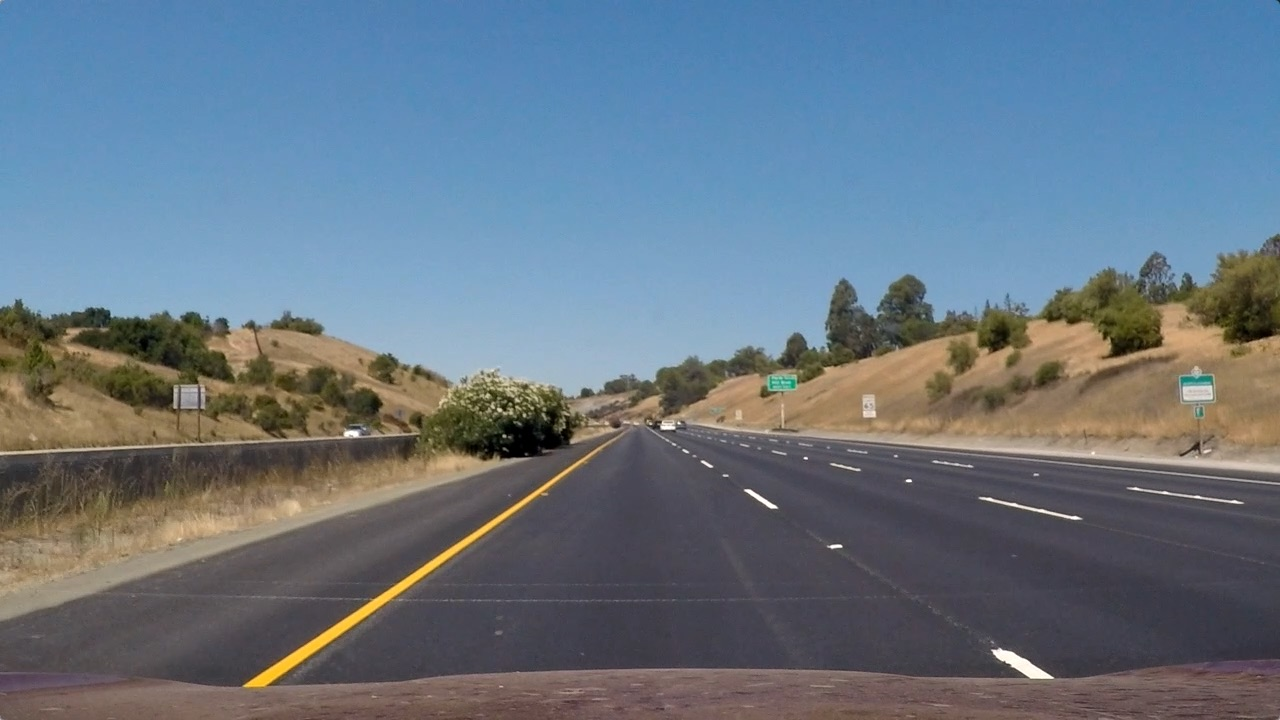
#> input picture test_images/straight_lines1.jpg, 1280 x 720 px
$ python image_transform.py
#> lines starting #> are read from the running program, lines starting #| are printed output that depends on the picture; after the words box and inside, x2 and y2 are one past the last pixel; in counts of white or black regions, pixels touching at a corner belong together
### toolbox/multiple_image_out.py
import cv2
import numpy as np

import logging

def create_blank(height, width, rgb_color=(0, 0, 0)):
    """Create new image(numpy array) filled with certain color in RGB"""
    # Create black blank image
    image = np.zeros((height, width, 3), np.uint8)

    # Since OpenCV uses BGR, convert the color first
    color = tuple(reversed(rgb_color))
    # Fill image with color
    image[:] = color

    return image

def add_image_at_position(base_img, add_img, position_percentage=(0,1,0,1)):
    # If Image On_Color_Image Convert to 3 Channels
    add_img_shape = len(add_img.shape)
    #print(add_img_shape)
    #ToDo: Find Correct criteria for grayscale Image
    if add_img_shape != 3:
        add_img = cv2.cvtColor(add_img, cv2.COLOR_GRAY2BGR)

    base_img_shape = base_img.shape
    position_px = (int(position_percentage[0]*base_img_shape[0]),
                   int(position_percentage[1]*base_img_shape[0]),
                   int(position_percentage[2]*base_img_shape[1]),
                   int(position_percentage[3]*base_img_shape[1]))
    new_img_shape = ((position_px[3]-position_px[2]), (position_px[1]-position_px[0]))
    new_img = cv2.resize(add_img, new_img_shape)
    base_img[position_px[0]:position_px[1], position_px[2]:position_px[3]] = new_img

    return base_img

def two_images(img1, img2):
    img_shape = img1.shape
    new_image = create_blank(img_shape[0], img_shape[1] * 2)

    new_image = add_image_at_position(new_image, img1, (0, 1, 0, .5))
    new_image = add_image_at_position(new_image, img2, (0, 1, .5, 1))

    return new_image

# [33 lines left out: function image_cluster, not called in this run]

# [15 lines that do not run on import are left out]

### perspective_transform/image_transform.py
import numpy as np
import cv2
import matplotlib.pyplot as plt

import identify_lanelines.line_class as line_class

import glob
import pickle

import toolbox.multiple_plots_out as mpo
import toolbox.multiple_image_out as mio

def perform_initial_sourcepoints():
    # src = np.float32(
    #         [[602, 444],
    #          [220, 705],
    #          [1083, 705],
    #          [678, 444]])
    src = np.float32(
        [[600, 444],
         [210, 705],
         [1070, 705],
         [680, 444]])


    dst = np.float32(
            [[540, 0],
             [540, 720],
             [740, 720],
             [740, 0]])

    return (src, dst)

# [83 lines left out: functions calc_cross_parallel_point, calc_correct_transform, calc_new_sourcepoints, not called in this run]


def warper(img, src, dst, direction='forward'):

    # Compute and apply perpective transform
    img_size = (img.shape[1], img.shape[0])
    if direction == 'forward':
        M = cv2.getPerspectiveTransform(src, dst)
        warped = cv2.warpPerspective(img, M, img_size, flags=cv2.INTER_NEAREST)  # keep same size as input image
    elif direction == 'backward':
        Minv = cv2.getPerspectiveTransform(dst, src)
        warped = cv2.warpPerspective(img, Minv, img_size, flags=cv2.INTER_NEAREST)  # keep same size as input image

    return warped


if __name__ == "__main__":

    # Read in an image and grayscale it
    image = cv2.imread('../test_images/straight_lines1.jpg')
#> image is the input picture: shape (720, 1280, 3); mean B, G, R 131.2, 117.7, 103.2
    # image = cv2.cvtColor(image, cv2.COLOR_BGR2RGB)

    src, dst = perform_initial_sourcepoints()
    warped_image = warper(image, src, dst)
#> in warper, `warped = cv2.warpPerspective(img, M, img_size, flags=cv2.INTER_NEAREST)`:
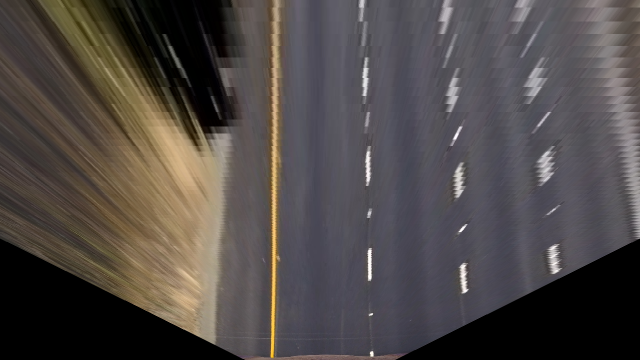
#> warped: shape (720, 1280, 3) (shown at 1/2 size); mean B, G, R 71.3, 73.2, 79.1

    for i in range(len(src)):
        cv2.line(image, tuple(src[i-1]), tuple(src[i]), (255, 0, 0), 5)
        cv2.line(warped_image, tuple(dst[i - 1]), tuple(dst[i]), (255, 0, 0), 5)
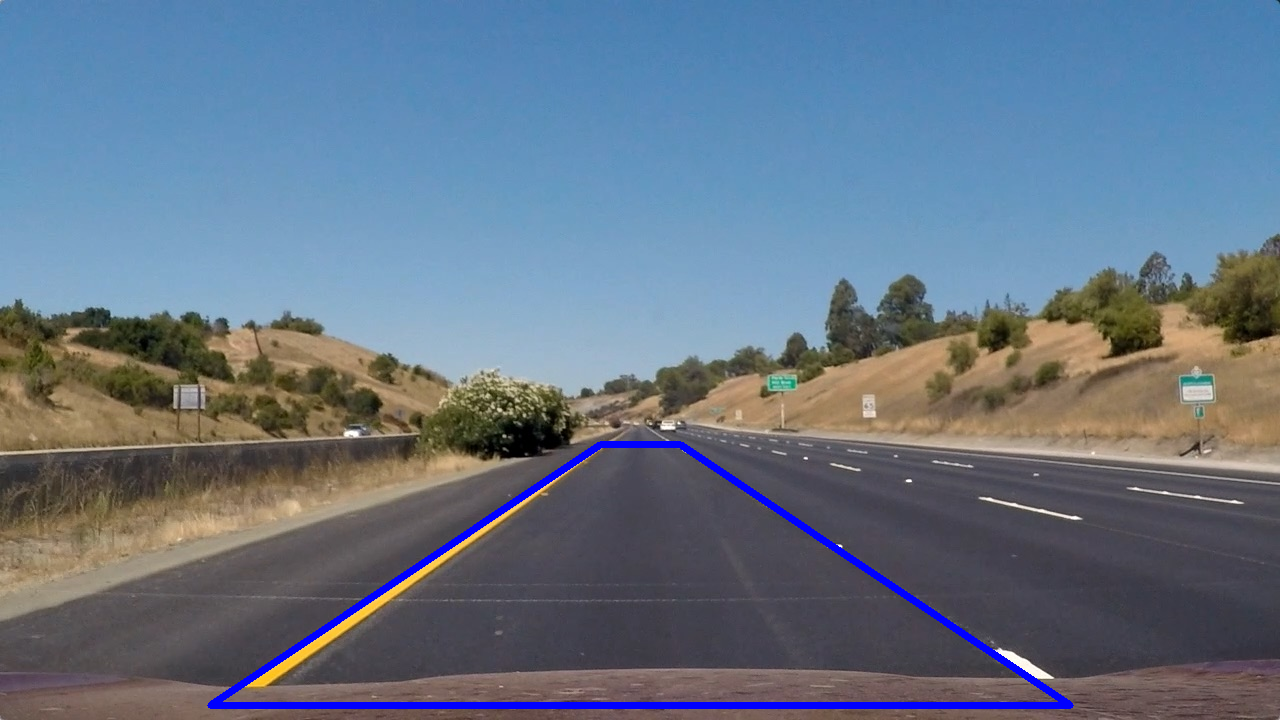
#> image: shape (720, 1280, 3); 1.44% of pixels changed, all inside (x1, y1, x2, y2) = (207, 441, 1074, 709)
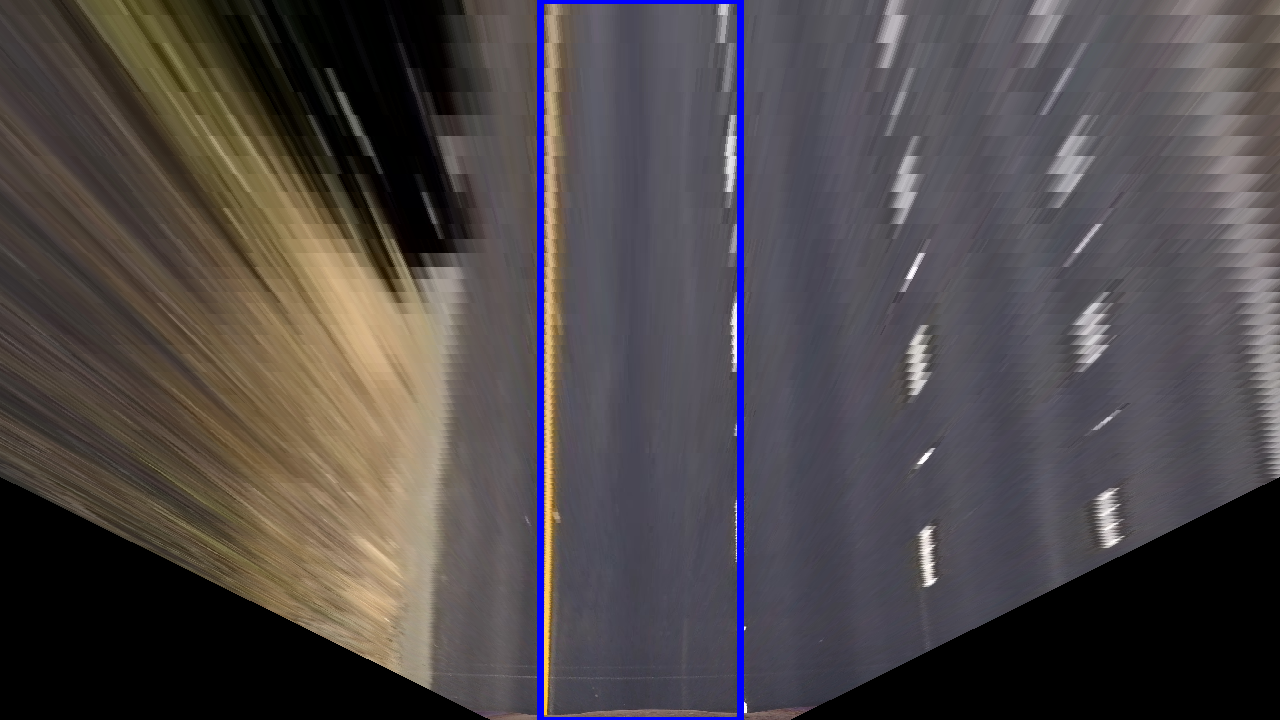
#> warped_image: shape (720, 1280, 3); 1.24% of pixels changed, all inside (x1, y1, x2, y2) = (537, 0, 744, 720)

    result = mio.two_images(image, warped_image)
#> in add_image_at_position, `base_img[position_px[0]:position_px[1], position_px[2]:position_px[3]]..`:
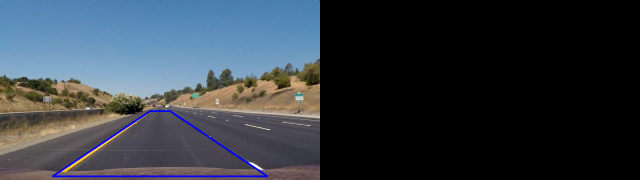
#> base_img: shape (720, 2560, 3) (shown at 1/4 size); mean B, G, R 66.8, 58.2, 50.8
#> call 2 of add_image_at_position, with position_percentage = (0, 1, 0.5, 1)
#> in add_image_at_position (call 2), `base_img[position_px[0]:position_px[1], position_px[2]:position_px[3]]..`:
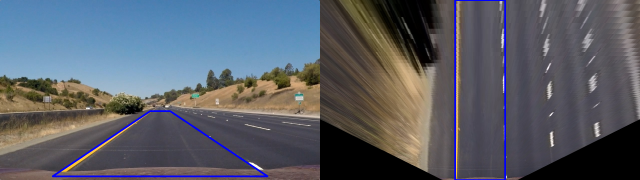
#> base_img: shape (720, 2560, 3) (shown at 1/4 size); mean B, G, R 103.5, 94.2, 89.7

    cv2.putText(result, "Original", (100, 100), cv2.FONT_HERSHEY_SIMPLEX, 3, (0, 0, 255), 5)
    cv2.putText(result, "Transformed", (image.shape[1] + 100, 100), cv2.FONT_HERSHEY_SIMPLEX, 3, (0, 0, 255), 5)

    result = cv2.resize(result, None, fx=.5, fy=.5, interpolation=cv2.INTER_CUBIC)
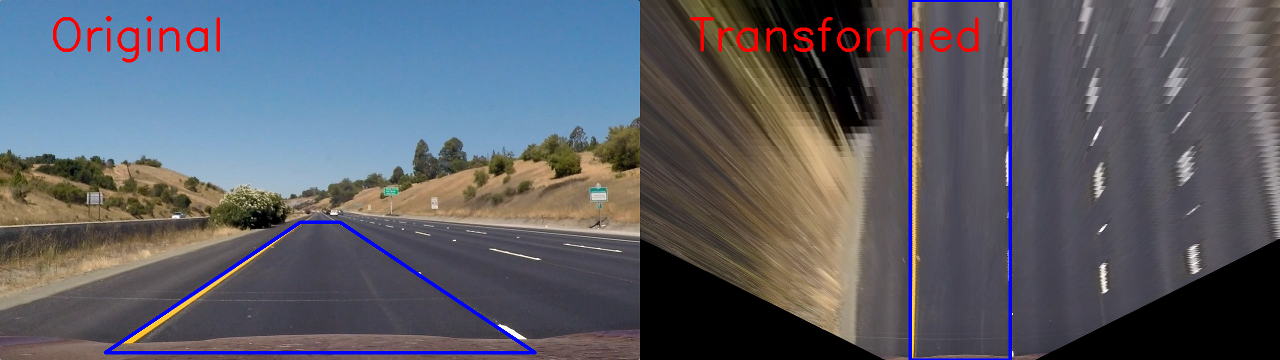
#> result: shape (360, 1280, 3); mean B, G, R 102.6, 93.5, 91.2
    cv2.imwrite('../output_images/transformed_image.jpg', result)
    #mpo.plot_cluster([image, warped_image], img_text=['Original Image', 'Warped Image'])

$ run again, with test_images/test1.jpg copied over test_images/straight_lines1.jpg
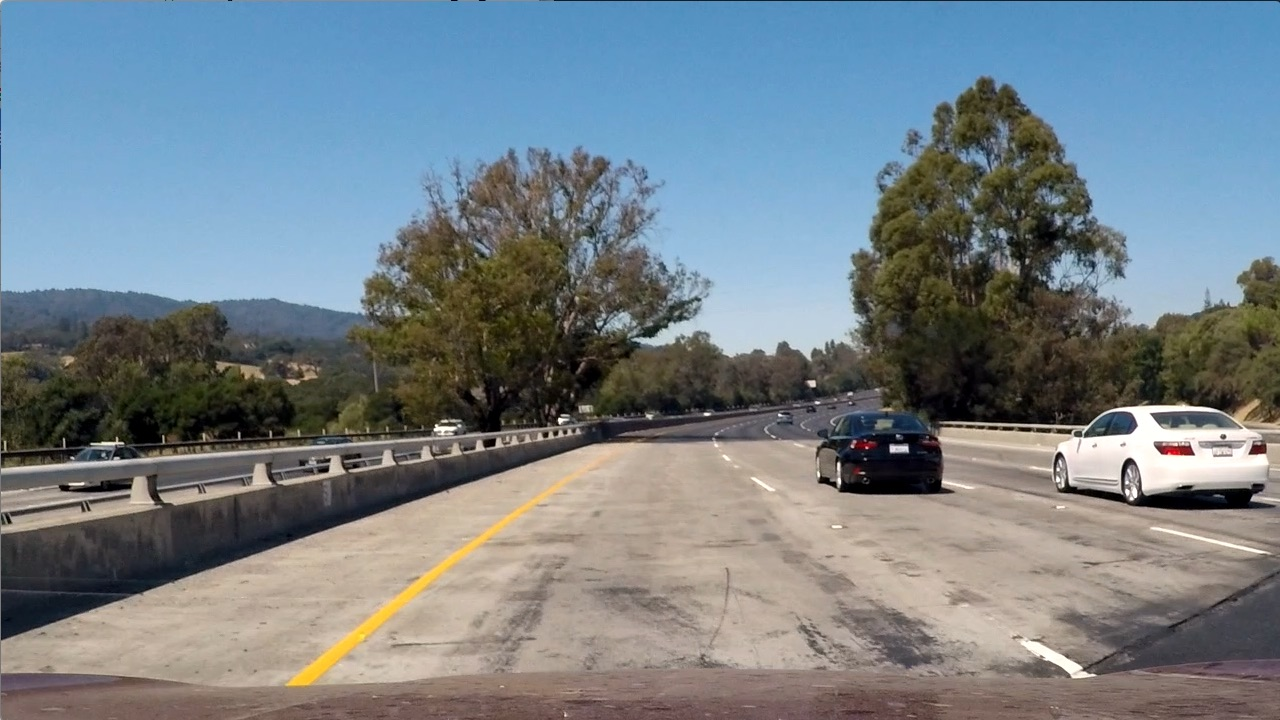
#> input picture test_images/test1.jpg, 1280 x 720 px
#> image is the input picture: shape (720, 1280, 3); mean B, G, R 135.5, 128.7, 117.5
#> after the loop `for i in range(len(src)):`:
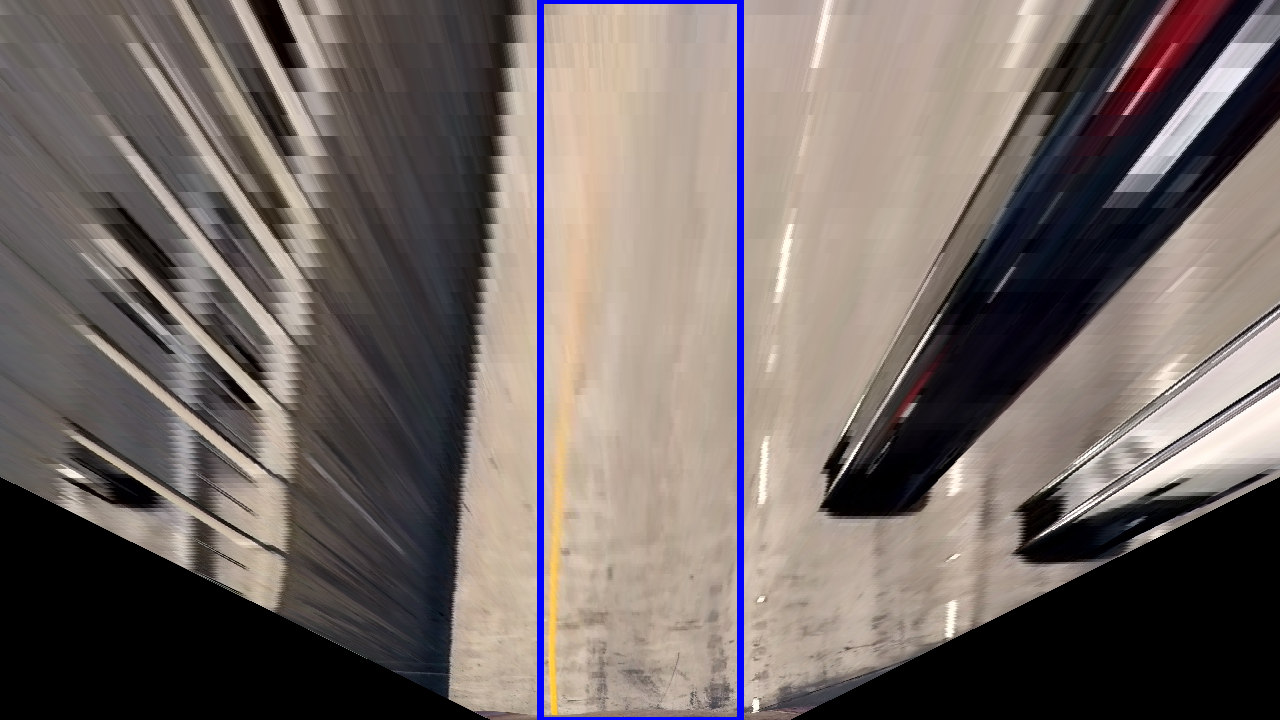
#> warped_image: shape (720, 1280, 3); mean B, G, R 101.7, 105, 114.8
#> `result = cv2.resize(result, None, fx=.5, fy=.5, interpolation=cv2.INTE..`:
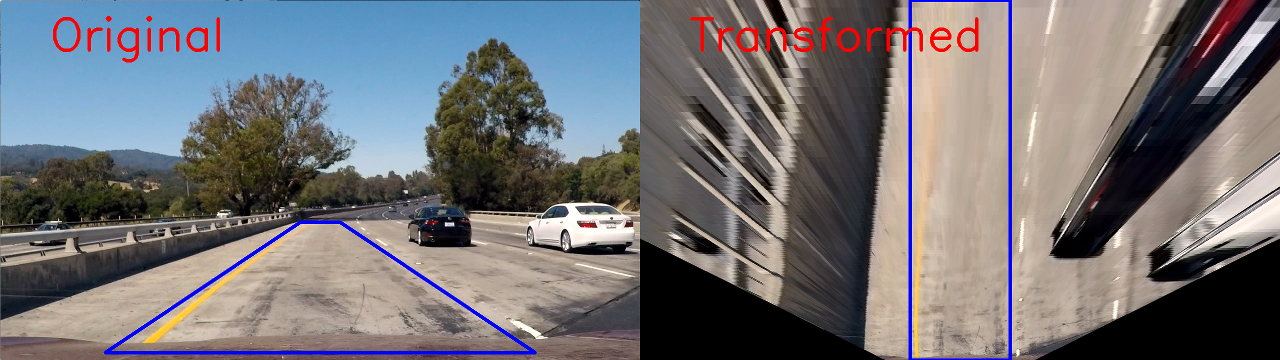
#> result: shape (360, 1280, 3); mean B, G, R 118.3, 114.8, 116.2

$ run again, with test_images/test2.jpg copied over test_images/straight_lines1.jpg
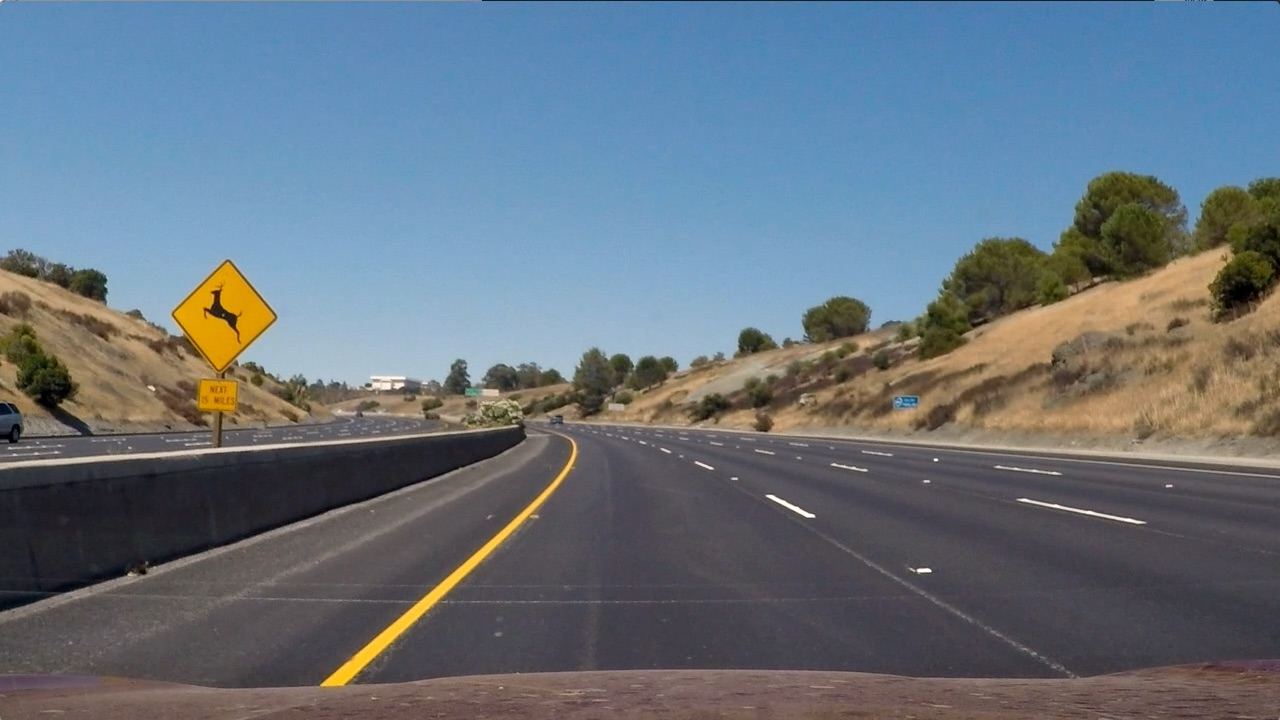
#> input picture test_images/test2.jpg, 1280 x 720 px
#> image is the input picture: shape (720, 1280, 3); mean B, G, R 125.5, 114.6, 102.8
#> after the loop `for i in range(len(src)):`:
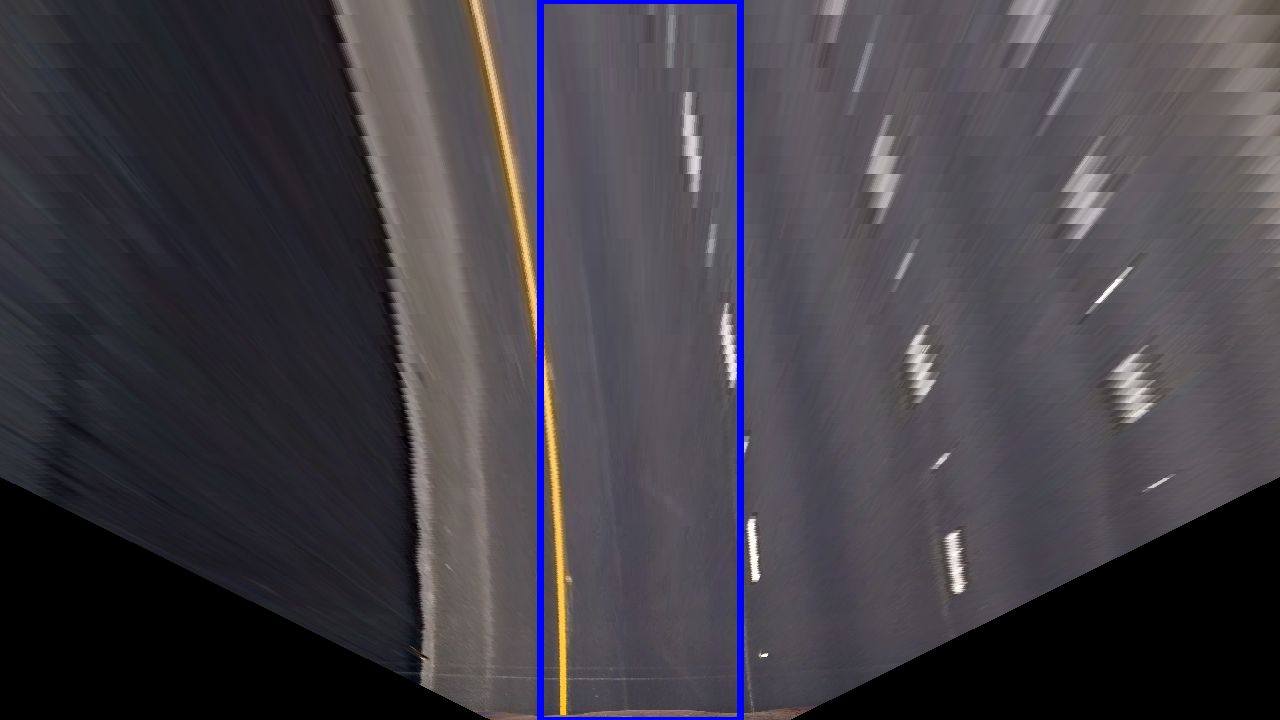
#> warped_image: shape (720, 1280, 3); mean B, G, R 71, 63.9, 67.1
#> `result = cv2.resize(result, None, fx=.5, fy=.5, interpolation=cv2.INTE..`:
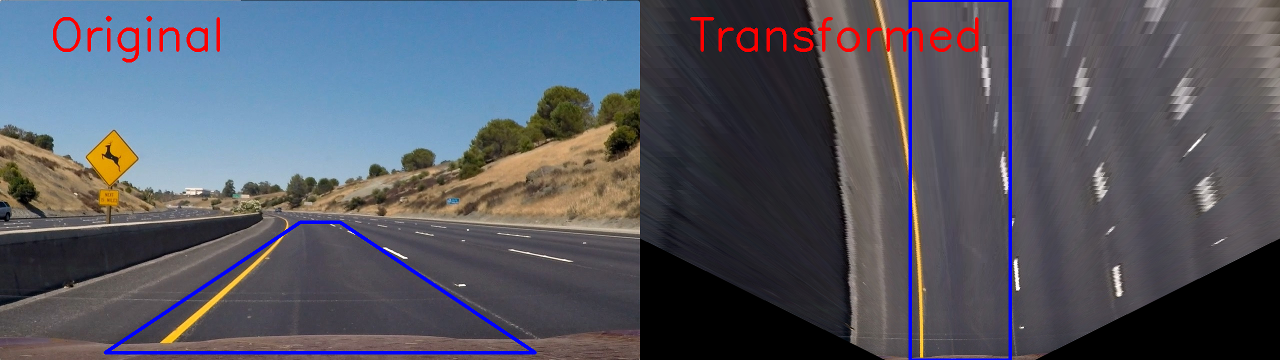
#> result: shape (360, 1280, 3); mean B, G, R 98.4, 87.9, 85.7
